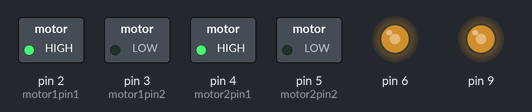
The sketch below on a simulated Arduino Uno, built with avr-gcc and run on an emulated ATmega328P. Parts: switched loads named in the sketch (green lamp = pin HIGH), output pins drawn as LEDs (lit = HIGH).

Above: at 0.1 s.
Timing chart, 0 to 1.6 s (numbered marks = the images above):
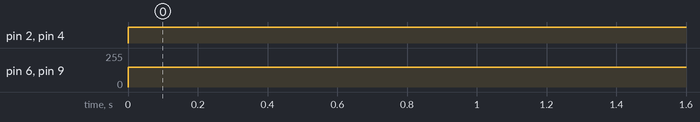

The sketch:

dc_motor_control.ino
```cpp
int motor1pin1 = 2;
int motor1pin2 = 3;

int motor2pin1 = 4;
int motor2pin2 = 5;
void setup() {
  // put your setup code here, to run once:
pinMode(motor1pin1, OUTPUT);
  pinMode(motor1pin2, OUTPUT);
  pinMode(motor2pin1, OUTPUT);
  pinMode(motor2pin2, OUTPUT);
  pinMode(6,OUTPUT);
  pinMode(9,OUTPUT);
}

void loop() {
  // put your main code here, to run repeatedly:
analogWrite(6,150);
analogWrite(9,150);
digitalWrite(motor1pin1, HIGH);
  digitalWrite(motor1pin2, LOW);

  digitalWrite(motor2pin1, HIGH);
  digitalWrite(motor2pin2, LOW);
  delay(10000);

 // digitalWrite(motor1pin1, LOW);
 // digitalWrite(motor1pin2, HIGH);

  //digitalWrite(motor2pin1, LOW);
  //digitalWrite(motor2pin2, HIGH);
  //delay(1000);
}
```

Measured:
- by itself, pin 2 (motor1pin1), pin 4 (motor2pin1): LOW → HIGH at 0.00 s
- by itself, pin 6, pin 9: 0/255 → 150/255 at 0.00 s
